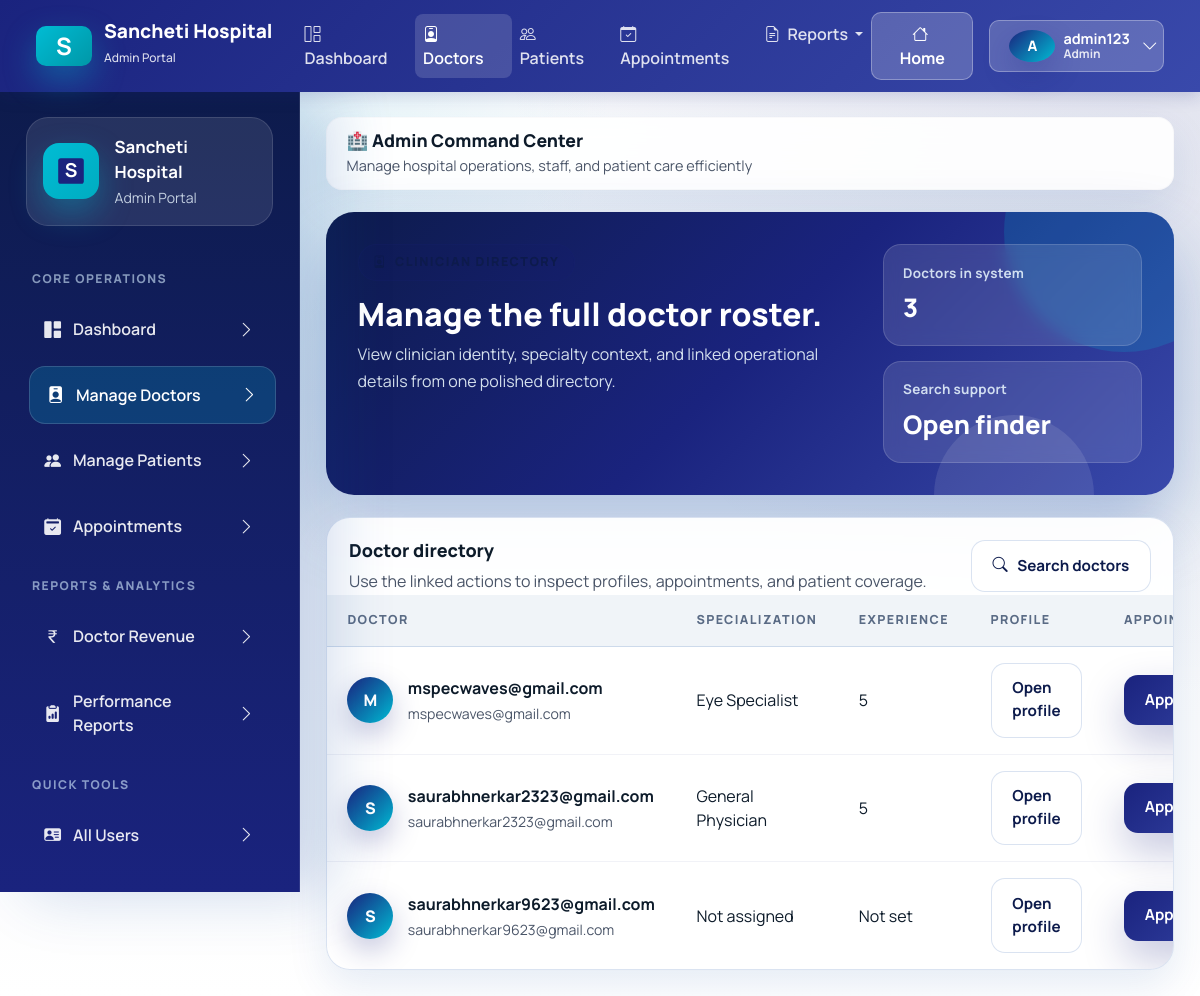
Screenshot of /adminpanel/doctors/ (signed in) with the database file from the repository.
### accounts/models.py (models this page shows, shortened)
class CustomUser(AbstractUser):
    ROLE_CHOICES = (
        ("admin", "Admin"),
        ("doctor", "Doctor"),
        ("patient", "Patient"),
    )
    username = models.CharField(max_length=150, unique=True, blank=True, null=True)
    email = models.EmailField(unique=True)
    role = models.CharField(max_length=10, choices=ROLE_CHOICES, default="patient")
    education = models.CharField(max_length=200, blank=True, null=True)
    experience = models.IntegerField(blank=True, null=True)
    bio = models.TextField(blank=True, null=True)
    fees = models.DecimalField(max_digits=8, decimal_places=2, blank=True, null=True)
    specialization = models.ForeignKey(
        "Specialization",
        on_delete=models.SET_NULL,
        null=True,
        blank=True
    )
    is_email_verified = models.BooleanField(default=False)
    email_verification_token = models.UUIDField(default=uuid.uuid4, editable=False, null=True, blank=True)
    USERNAME_FIELD = "email"
    REQUIRED_FIELDS = []
    objects = CustomUserManager()

class Specialization(models.Model):
    title = models.CharField(max_length=100, unique=True)

### adminpanel/views.py (the view)
# urls.py: path("doctors/", views.doctors_list, name="doctors_list"),
@login_required
@user_passes_test(is_admin)
def doctors_list(request):
    doctors = CustomUser.objects.filter(role="doctor").order_by("email")
    return render(request, "adminpanel/doctors_list.html", {"doctors": doctors})

### adminpanel/views.py (called while the page is built)
def is_admin(user):
    return user.role == "admin"

### adminpanel/templates/adminpanel/doctors_list.html (shortened to what this page needs)
{% extends "base.html" %}
{% block content %}
<section class="page-hero">
    <div>
        <span class="eyebrow">
            <i class="bi bi-person-badge"></i>
        </span>
        <h2>Manage the full doctor roster.</h2>
        <p>View clinician identity, specialty context, and linked operational details from one polished directory.</p>
    </div>
    <div class="page-hero-side">
        <div class="mini-stat">
            <span class="mini-stat-label">Doctors in system</span>
            <span class="mini-stat-value">{{ doctors|length }}</span>
        </div>
        <div class="mini-stat">
            <span class="mini-stat-label">Search support</span>
            <span class="mini-stat-value">
                <a href="{% url 'adminpanel:search_doctor' %}" class="text-white text-decoration-none">Open finder</a>
            </span>
        </div>
    </div>
</section>
<section class="table-card">
    <div class="table-toolbar">
        <div>
            <h3 class="table-title">Doctor directory</h3>
            <p class="table-copy">Use the linked actions to inspect profiles, appointments, and patient coverage.</p>
        </div>
        <a class="btn-secondary-soft" href="{% url 'adminpanel:search_doctor' %}">
            <i class="bi bi-search"></i>
            Search doctors
        </a>
    </div>
    <div class="table-responsive">
        <table class="app-table">
            <thead>
                <tr>
                    <th>Doctor</th>
                    <th>Specialization</th>
                    <th>Experience</th>
                    <th>Profile</th>
                    <th>Appointments</th>
                </tr>
            </thead>
            <tbody>
                {% for doctor in doctors %}
                <tr>
                    <td>
                        <div class="identity-cell">
                            <span class="avatar-chip">{{ doctor.email|slice:":1"|upper }}</span>
                            <div>
                                <strong>{{ doctor.first_name|default:doctor.email }}</strong>
                                <span class="subtle-meta">{{ doctor.email }}</span>
                            </div>
                        </div>
                    </td>
                    <td>{{ doctor.specialization.title|default:"Not assigned" }}</td>
                    <td>{{ doctor.experience|default:"Not set" }}</td>
                    <td><a class="btn-secondary-soft" href="{% url 'adminpanel:doctor_profile' doctor.id %}">Open profile</a></td>
                    <td><a class="btn-brand" href="{% url 'adminpanel:doctor_appointments' doctor.id %}">Appointments</a></td>
                </tr>
                {% endfor %}
            </tbody>
        </table>
    </div>
</section>
{% endblock %}

### templates/base.html (shortened to what this page needs)
{% load static %}
<!DOCTYPE html>
<html lang="en">
<head>
    <link href="https://cdn.jsdelivr.net/npm/bootstrap@5.3.3/dist/css/bootstrap.min.css" rel="stylesheet">
    <link rel="stylesheet" href="https://cdn.jsdelivr.net/npm/bootstrap-icons@1.11.3/font/bootstrap-icons.min.css">
    <link rel="stylesheet" href="{% static 'css/healthcare-ui.css' %}">
</head>
<body>
    {% if request.user.is_authenticated %}
    <nav class="navbar navbar-expand-lg classic-navbar">
        <div class="container-fluid">
            <a class="navbar-brand" href="{% url 'accounts:home' %}">
                <div class="brand-icon">S</div>
                <div>
                    <div style="line-height: 1;">Sancheti Hospital</div>
                    <small style="font-size: 0.75rem; opacity: 0.85; font-weight: 500;">{{ request.user.role|title }} Portal</small>
                </div>
            </a>
            <div class="collapse navbar-collapse" id="navbarNav">
                <ul class="navbar-nav me-auto mb-2 mb-lg-0 ms-4">
                    {% if request.user.role == "admin" %}
                    <li class="nav-item">
                        <a class="nav-link {% if request.resolver_match.url_name == 'dashboard' and request.resolver_match.namespace == 'adminpanel' %}active{% endif %}" href="{% url 'adminpanel:dashboard' %}">
                            <i class="bi bi-grid-1x2 me-1"></i> Dashboard
                        </a>
                    </li>
                    <li class="nav-item">
                        <a class="nav-link {% if request.resolver_match.url_name == 'doctors_list' %}active{% endif %}" href="{% url 'adminpanel:doctors_list' %}">
                            <i class="bi bi-person-badge me-1"></i> Doctors
                        </a>
                    </li>
                    <li class="nav-item">
                        <a class="nav-link {% if request.resolver_match.url_name == 'patients_list' %}active{% endif %}" href="{% url 'adminpanel:patients_list' %}">
                            <i class="bi bi-people me-1"></i> Patients
                        </a>
                    </li>
                    <li class="nav-item">
                        <a class="nav-link {% if request.resolver_match.url_name == 'appointments' %}active{% endif %}" href="{% url 'adminpanel:appointments' %}">
                            <i class="bi bi-calendar-check me-1"></i> Appointments
                        </a>
                    </li>
                    <li class="nav-item dropdown">
                        <a class="nav-link dropdown-toggle" href="#" role="button" data-bs-toggle="dropdown" aria-expanded="false">
                            <i class="bi bi-file-earmark-text me-1"></i> Reports
                        </a>
                    </li>
                    {% endif %}
                </ul>
                <div class="d-flex align-items-center gap-3">
                    <a class="btn btn-navbar" href="{% url 'accounts:home' %}">
                        <i class="bi bi-house me-1"></i> Home
                    </a>
                    <div class="dropdown">
                        <button class="btn btn-navbar d-flex align-items-center gap-2" type="button" id="userDropdown" data-bs-toggle="dropdown" aria-expanded="false">
                            <div class="avatar-badge" style="width: 32px; height: 32px; font-size: 0.9rem;">{{ request.user.username|first|upper }}</div>
                            <div class="d-none d-md-block text-start" style="line-height: 1.1;">
                                <div style="font-size: 0.9rem; font-weight:700;">{{ request.user.username }}</div>
                                <div style="font-size:0.75rem; opacity:0.85;">{{ request.user.role|title }}</div>
                            </div>
                            <i class="bi bi-chevron-down ms-1"></i>
                        </button>
                    </div>
                </div>
            </div>
        </div>
    </nav>
    <div class="app-shell app-shell-with-top-nav">
        <aside class="app-sidebar d-none d-xl-flex flex-column" data-sidebar>
            <div class="sidebar-brand">
                <div class="brand-icon">
                    <svg width="32" height="32" viewBox="0 0 100 100" fill="none" xmlns="http://www.w3.org/2000/svg">
                        <rect x="10" y="10" width="80" height="80" rx="8" fill="#1a237e"/>
                        <text x="50" y="70" font-size="60" font-weight="bold" fill="white" text-anchor="middle">S</text>
                    </svg>
                </div>
                <div class="brand-copy">
                    <strong>Sancheti Hospital</strong>
                    <span class="text-capitalize">{{ request.user.role }} Portal</span>
                </div>
            </div>
            {% if request.user.role == "admin" %}
            <div class="sidebar-section-label">Core Operations</div>
            <nav class="sidebar-nav">
                <a class="sidebar-link {% if request.resolver_match.namespace == 'adminpanel' and request.resolver_match.url_name == 'dashboard' %}active{% endif %}" href="{% url 'adminpanel:dashboard' %}">
                    <span><i class="bi bi-grid-1x2-fill"></i> Dashboard</span>
                    <i class="bi bi-chevron-right"></i>
                </a>
                <a class="sidebar-link {% if request.resolver_match.namespace == 'adminpanel' and request.resolver_match.url_name == 'doctors_list' %}active{% endif %}" href="{% url 'adminpanel:doctors_list' %}">
                    <span><i class="bi bi-person-badge-fill"></i> Manage Doctors</span>
                    <i class="bi bi-chevron-right"></i>
                </a>
                <a class="sidebar-link {% if request.resolver_match.namespace == 'adminpanel' and request.resolver_match.url_name == 'patients_list' %}active{% endif %}" href="{% url 'adminpanel:patients_list' %}">
                    <span><i class="bi bi-people-fill"></i> Manage Patients</span>
                    <i class="bi bi-chevron-right"></i>
                </a>
                <a class="sidebar-link {% if request.resolver_match.namespace == 'adminpanel' and request.resolver_match.url_name == 'appointments' %}active{% endif %}" href="{% url 'adminpanel:appointments' %}">
                    <span><i class="bi bi-calendar2-check-fill"></i> Appointments</span>
                    <i class="bi bi-chevron-right"></i>
                </a>
            </nav>
            <div class="sidebar-section-label">Reports & Analytics</div>
            <nav class="sidebar-nav">
                <a class="sidebar-link {% if request.resolver_match.namespace == 'adminpanel' and request.resolver_match.url_name == 'doctor_revenue_report' %}active{% endif %}" href="{% url 'adminpanel:doctor_revenue_report' %}">
                    <span><i class="bi bi-currency-rupee"></i> Doctor Revenue</span>
                    <i class="bi bi-chevron-right"></i>
                </a>
                <a class="sidebar-link {% if request.resolver_match.namespace == 'adminpanel' and request.resolver_match.url_name == 'doctor_report' %}active{% endif %}" href="{% url 'adminpanel:doctor_report' %}">
                    <span><i class="bi bi-clipboard2-data-fill"></i> Performance Reports</span>
                    <i class="bi bi-chevron-right"></i>
                </a>
            </nav>
            <div class="sidebar-section-label">Quick Tools</div>
            <nav class="sidebar-nav">
                <a class="sidebar-link {% if request.resolver_match.namespace == 'adminpanel' and request.resolver_match.url_name == 'registered_users' %}active{% endif %}" href="{% url 'adminpanel:registered_users' %}">
                    <span><i class="bi bi-person-vcard-fill"></i> All Users</span>
                    <i class="bi bi-chevron-right"></i>
                </a>
                <a class="sidebar-link {% if request.resolver_match.namespace == 'adminpanel' and request.resolver_match.url_name == 'search_doctor' %}active{% endif %}" href="{% url 'adminpanel:search_doctor' %}">
                    <span><i class="bi bi-search"></i> Search Doctors</span>
                    <i class="bi bi-chevron-right"></i>
                </a>
            </nav>
            {% endif %}
        </aside>
        <main class="content-area">
            <div class="topbar d-none d-xl-block" style="border-radius: 16px; padding: 0.75rem 1.25rem; background: rgba(255,255,255,0.9); border:1px solid rgba(203, 208, 210, 0.1);">
                <div class="topbar-copy">
                    <h1 style="font-size: 1.1rem;">
                        {% if request.user.role == "admin" %}🏥 Admin Command Center{% endif %}
                    </h1>
                    <p style="font-size: 0.9rem;">
                        {% if request.user.role == "admin" %}Manage hospital operations, staff, and patient care efficiently{% endif %}
                    </p>
                </div>
            </div>
            <div class="page-stack">
                {% block content %}{% endblock %}
            </div>
        </main>
    </div>
    {% endif %}
</body>
</html>

### templates/base.html (style rules this page uses)
.classic-navbar { background: linear-gradient(135deg, #1a237e 0%, #3949ab 100%); box-shadow: 0 4px 16px rgba(26, 35, 126, 0.2); padding: 0.75rem 1.5rem; position: sticky; top: 0; z-index: 1050; }
.classic-navbar .navbar-brand { display: flex; align-items: center; gap: 12px; color: white !important; font-weight: 800; font-size: 1.2rem; }
.classic-navbar .brand-icon { width: 40px; height: 40px; border-radius: 10px; background: linear-gradient(135deg, #00bcd4 0%, #0097a7 100%); display: grid; place-items: center; font-weight: bold; font-size: 1.5rem; color: white; }
.classic-navbar .nav-link { color: rgba(255,255,255,0.85) !important; font-weight: 600; padding: 0.5rem 1rem; transition: all 0.2s ease; }
.classic-navbar .nav-link:hover, .classic-navbar .nav-link.active { color: white !important; background: rgba(255,255,255,0.15); border-radius: 8px; }
.classic-navbar .btn-navbar { background: rgba(255,255,255,0.2); border: 1px solid rgba(255,255,255,0.3); color: white; font-weight: 700; border-radius: 10px; padding: 0.55rem 1.2rem; transition: all 0.2s ease; }
.app-shell-with-top-nav { padding-top: 0; }

### rows the page displays
CustomUser: user.role "Admin", user.username|first "A", user.username "admin123"
CustomUser: email "M", first_name "mspecwaves@gmail.com", email "mspecwaves@gmail.com", specialization "Eye Specialist", experience "5"
CustomUser: email "S", first_name "saurabhnerkar2323@gmail.com", email "saurabhnerkar2323@gmail.com", specialization "General Physician", experience "5"
CustomUser: email "S", first_name "saurabhnerkar9623@gmail.com", email "saurabhnerkar9623@gmail.com", specialization "Not assigned", experience "Not set"

### other values shown
{{ doctors|length }} "3"
